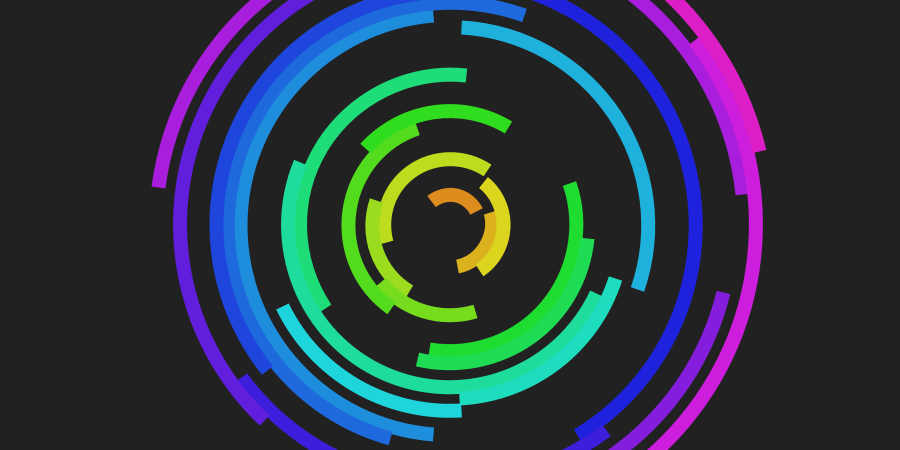
Frame 1 (no input)
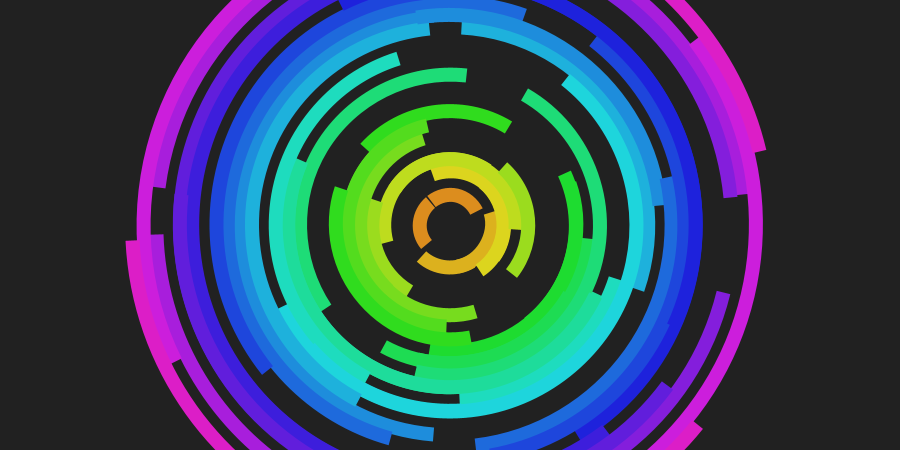
Frame 2 (the mouse pressed at the canvas centre, redrawn once)

The Processing sketch that drew these frames (run headless with seeded random() and noise(); the mouse was pressed at the canvas centre and the sketch redrawn once):

// Processing sketch: processing_53995
// ── processing_53995.pde

int limite = 200;
int ancho = 60;
int step = 8;
int strk = 14;
float sep = 3;
 
void setup(){
  size(900,450);
   
  background(#212121);
  
  noFill();
  smooth();
  strokeWeight(strk);
  strokeCap(SQUARE);
  noLoop();
}
 
void draw(){
  
  color c;
  for(int i = 0; i < limite; i=i+step){
    colorMode(HSB);
    c = color(i%255+25, 220, 220);
    stroke(c);
    float posicion = random(0, 360);
    float largo = posicion + random(65, 200);
    
    arc(width/2, height/2, ancho+(i*sep),ancho+(i*sep), radians(posicion), radians(largo));
  }
}
